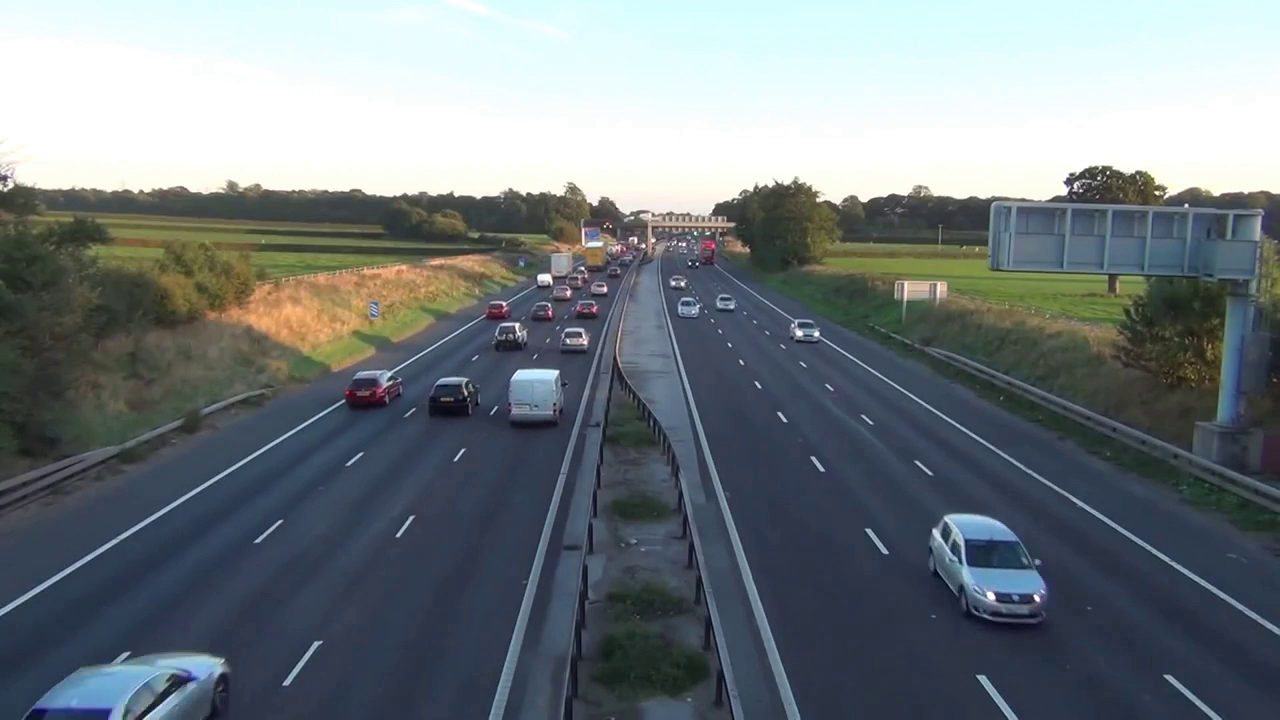
#> input picture frame 3 of project/vision-data/M6 Motorway Traffic.mp4, 1280 x 720 px
$ jupyter execute Detection_and_tracking_of_moving_objects_using_background_segmentation.ipynb
#> lines starting #> are read from the running program, lines starting #| are printed output that depends on the picture; after the words box and inside, x2 and y2 are one past the last pixel; in counts of white or black regions, pixels touching at a corner belong together
# Detection and tracking of moving objects using background segmentation

1- Import opencv, numpy and sys packages.

[cell 1]
import cv2
from google.colab import drive
from google.colab.patches import cv2_imshow
import matplotlib.pyplot as plt
import numpy as np
from pylab import rcParams
import sys

[cell 2]
rcParams['figure.figsize'] = 20, 20

[cell 3]
opencv_ver = cv2.__version__.split('.')[0]
print(f"Current version of OpenCV is {opencv_ver}")

[cell 4]
drive.mount('/content/drive')

2- Download video 'M6 Motorway Traffic.mp4'
 and load it to opencv.
(For windows, if an error occurred, include this cv2.ocl.setUseOpenCL(False))

[cell 5]
path = '/content/drive/MyDrive/vison-data/M6 Motorway Traffic.mp4'

[cell 6]
cap = cv2.VideoCapture(path)

3- Background segmentation using OpenCV function (see workshop 'Vision par ordinateur'). Do not forget to check opencv version in order to use the appropriate functions.

[cell 7]
bg = cv2.createBackgroundSubtractorMOG2()

4- It time to apply background subtraction in order to separate background and foreground (moving object).

[cell 8]
nb_frames = int(cap.get(cv2.CAP_PROP_FRAME_COUNT))
print(nb_frames)

[cell 9]
cap = cv2.VideoCapture(path) #capture of video
cap.set(1,3)
ret, frame = cap.read() #
#> frame is the input picture: shape (720, 1280, 3); mean B, G, R 127.4, 123.1, 114.5
bgmask = bg.apply(frame)
#> bgmask: shape (720, 1280); every value is 127
cv2_imshow(bgmask)

5- Apply contours on moving object. Use OpenCV and do not forget to check opencv version in order to use the appropriate functions.

[cell 10]
(contours, hierarchy) = cv2.findContours(bgmask.copy(), cv2.RETR_EXTERNAL, cv2.CHAIN_APPROX_SIMPLE)
#> contours = [[[0, 0], [0, 719], [1279, 719], [1279, 0]]]

6- looping each contours, get bounding box from countour and than draw bounding box.

[cell 11]
for c in contours:
    if cv2.contourArea(c) < 800:
        continue
    (x, y, w, h) = cv2.boundingRect(c)
    cv2.rectangle(frame, (x, y), (x + w, y + h), (0, 255, 0), 2)
#> this loop made 1 pass
#> (c, x, y, w, h) on pass 1: ([[0, 0], [0, 719], [1279, 719], [1279, 0]], 0, 0, 1280, 720)
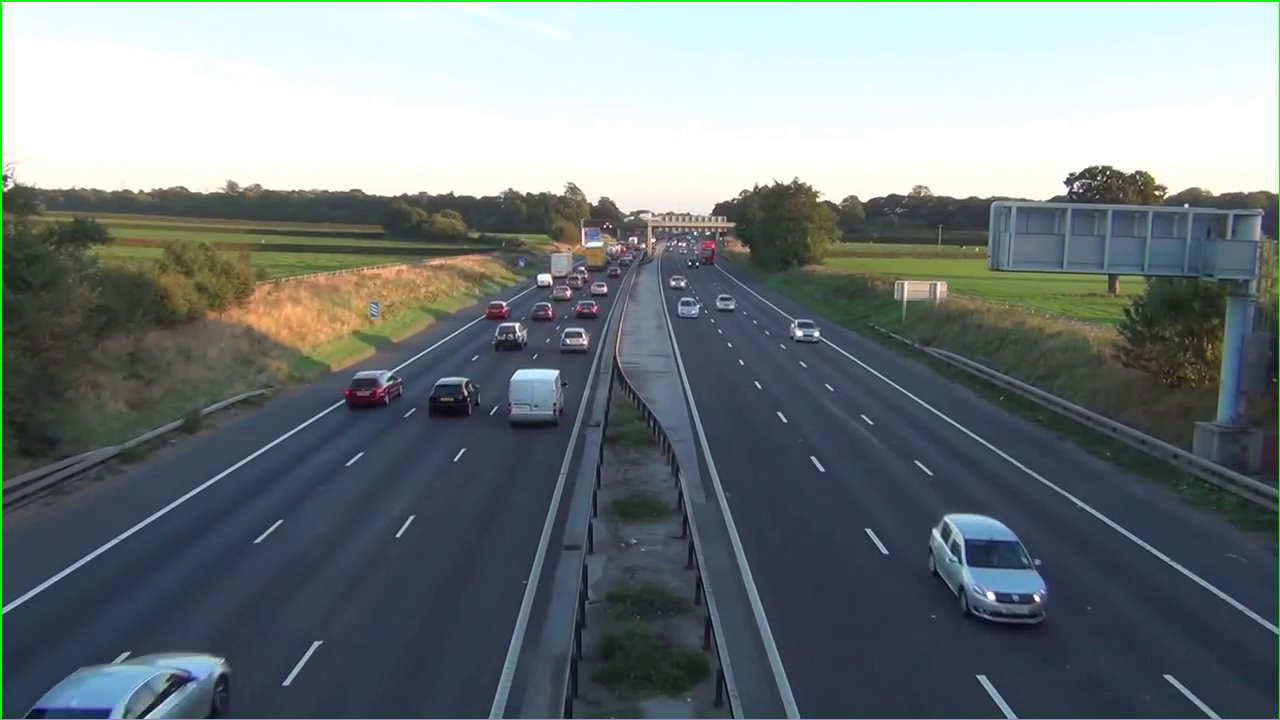
#> frame: shape (720, 1280, 3); 0.65% of pixels changed, all inside (x1, y1, x2, y2) = (0, 0, 1280, 720)
